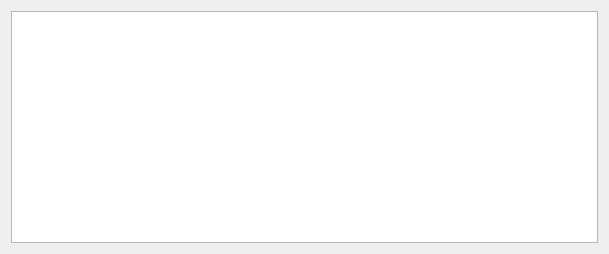
<?xml version="1.0" encoding="UTF-8"?>
<ui version="4.0">
 <class>KPlato::ParameterSubstitutionPanel</class>
 <widget class="QWidget" name="KPlato::ParameterSubstitutionPanel">
  <property name="geometry">
   <rect>
    <x>0</x>
    <y>0</y>
    <width>609</width>
    <height>254</height>
   </rect>
  </property>
  <property name="windowTitle">
   <string>Form</string>
  </property>
  <layout class="QHBoxLayout" name="horizontalLayout">
   <item>
    <widget class="QTreeView" name="treeView">
     <property name="tabKeyNavigation">
      <bool>true</bool>
     </property>
     <property name="selectionBehavior">
      <enum>QAbstractItemView::SelectItems</enum>
     </property>
     <property name="rootIsDecorated">
      <bool>false</bool>
     </property>
     <property name="itemsExpandable">
      <bool>false</bool>
     </property>
    </widget>
   </item>
  </layout>
 </widget>
 <resources/>
 <connections/>
</ui>
